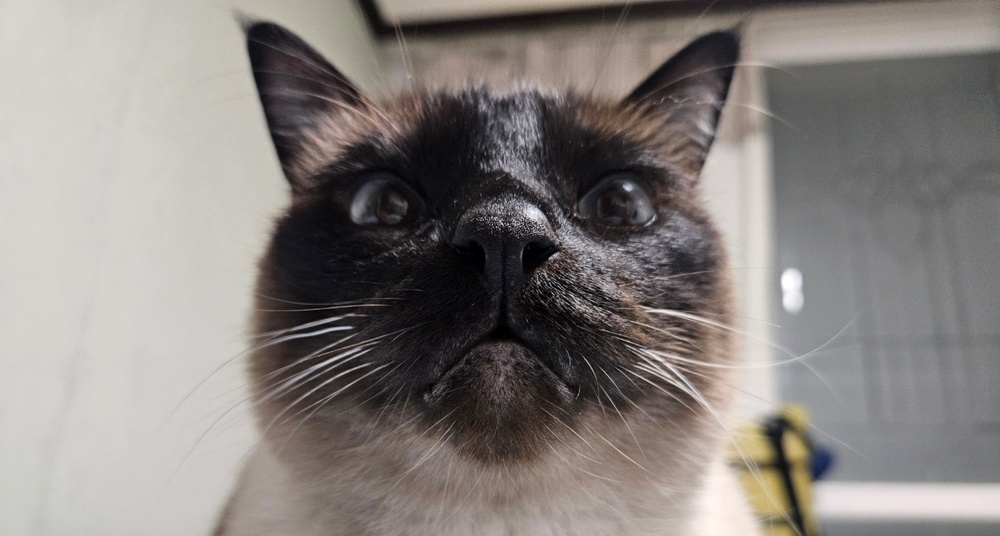
#> input picture cv_week6/happy_1.jpg, 1000 x 536 px, shrunk from 1400 x 751 before the run
$ python line_detect_soccer.py
#> lines starting #> are read from the running program, lines starting #| are printed output that depends on the picture; after the words box and inside, x2 and y2 are one past the last pixel; in counts of white or black regions, pixels touching at a corner belong together
import cv2 as cv
import numpy as np

img = cv.imread('happy_1.jpg') #영상 읽기
#> img is the input picture: shape (536, 1000, 3); mean B, G, R 125.8, 129.1, 134.3
gray = cv.cvtColor(img, cv.COLOR_BGR2GRAY)
canny = cv.Canny(gray, 100, 200)
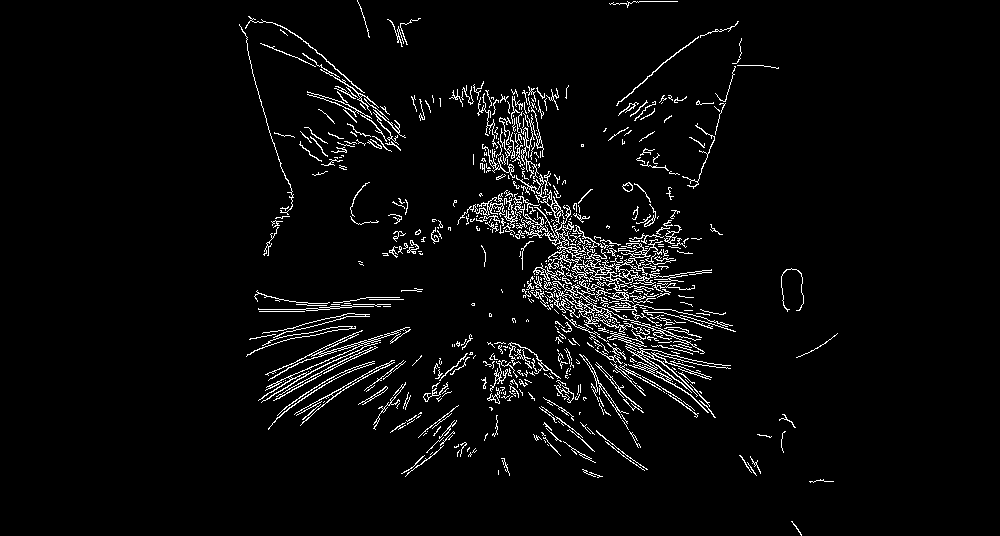
#> canny: shape (536, 1000); 3.9% white in thin lines or dots, all inside (x1, y1, x2, y2) = (239, 0, 838, 536)

contour, hierarchy = cv.findContours(canny, cv.RETR_LIST, cv.CHAIN_APPROX_NONE)
#> contour = 906 contours, 815 with area under 20; largest, box (x1, y1, x2, y2) and area: (504, 193, 712, 285) 1214, (258, 327, 410, 403) 658, (544, 279, 705, 354) 590, (625, 344, 731, 413) 322, (290, 342, 368, 379) 279

lcontour = []
for i in range(len(contour)):
    if contour[i].shape[0]>100: # 길이가 100보다 크면
        lcontour.append(contour[i])
#> after the loop, lcontour = 60 contours, 24 with area under 20; largest, box (x1, y1, x2, y2) and area: (504, 193, 712, 285) 1214, (258, 327, 410, 403) 658, (544, 279, 705, 354) 590, (625, 344, 731, 413) 322, (290, 342, 368, 379) 279

cv.drawContours(img, lcontour, -1, (0,255,0),3)
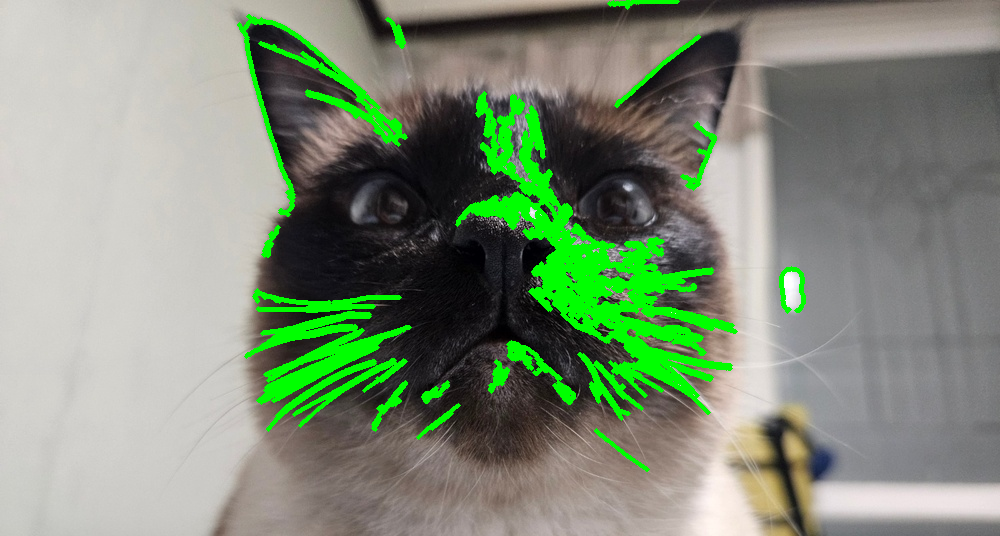
#> img: shape (536, 1000, 3); 7.38% of pixels changed, all inside (x1, y1, x2, y2) = (237, 0, 806, 472)

cv.imshow('Original with contours', img)
cv.imshow('Canny', canny)

cv.waitKey()
cv.destroyAllWindows()

$ run again, with cv_week6/grabcut.PNG saved as cv_week6/happy_1.jpg
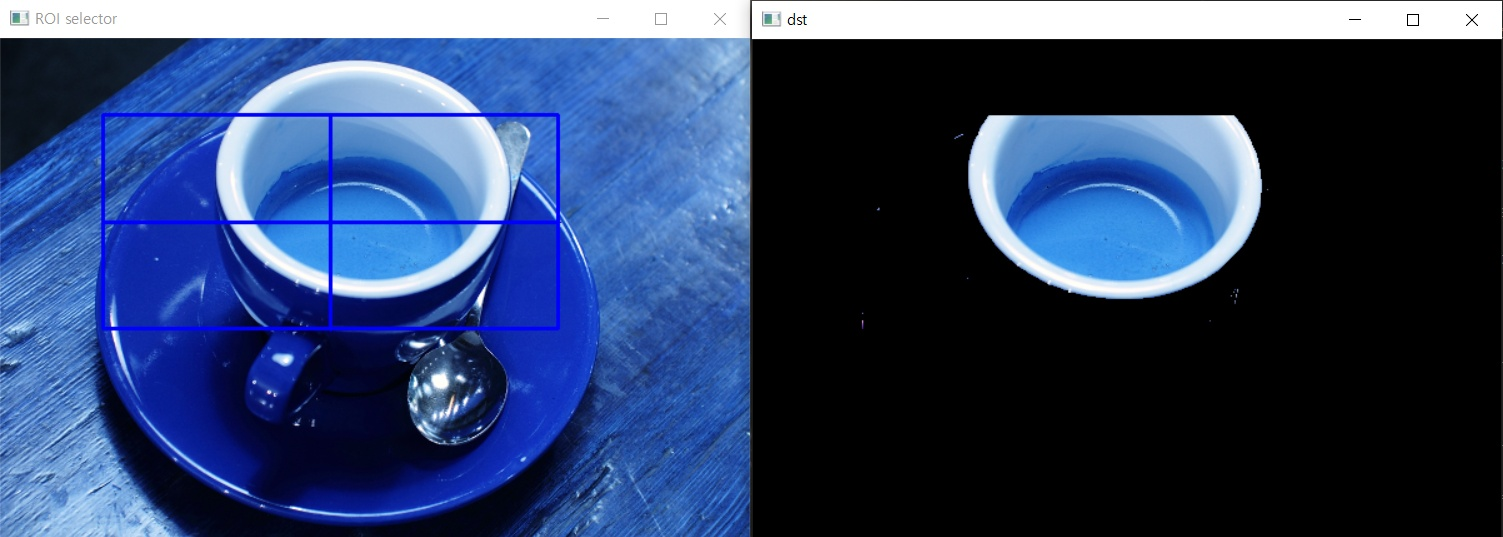
#> input picture cv_week6/grabcut.PNG, 1503 x 537 px
#> img is the input picture: shape (537, 1503, 3); mean B, G, R 104.5, 65.8, 47.3
#> `canny = cv.Canny(gray, 100, 200)`:
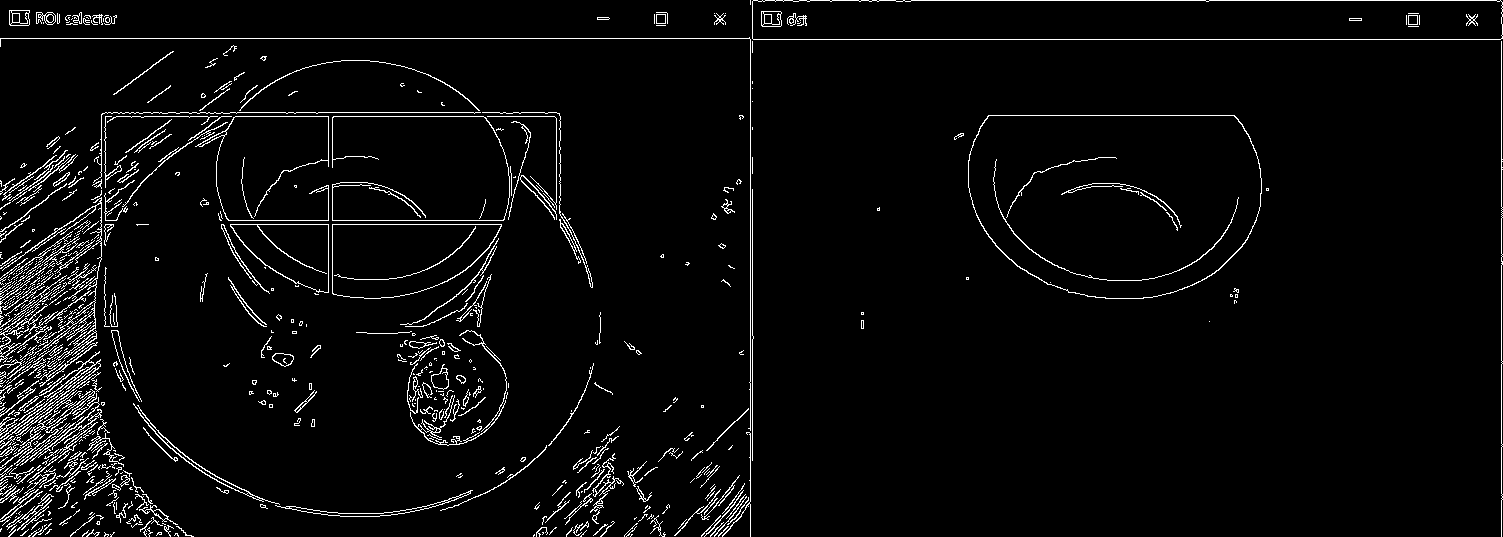
#> canny: shape (537, 1503); 3.8% white in thin lines or dots
#> contour = 971 contours, 823 with area under 20; largest, box (x1, y1, x2, y2) and area: (968, 115, 1262, 299) 45514, (968, 115, 1262, 299) 45350, (752, 0, 1503, 40) 29188, (752, 0, 1503, 40) 29188, (332, 224, 502, 299) 9906
#> after the loop `for i in range(len(contour)):`: lcontour = 86 contours, 20 with area under 20; largest, box (x1, y1, x2, y2) and area: (968, 115, 1262, 299) 45514, (968, 115, 1262, 299) 45350, (752, 0, 1503, 40) 29188, (752, 0, 1503, 40) 29188, (332, 224, 502, 299) 9906
#> `cv.drawContours(img, lcontour, -1, (0,255,0),3)`:
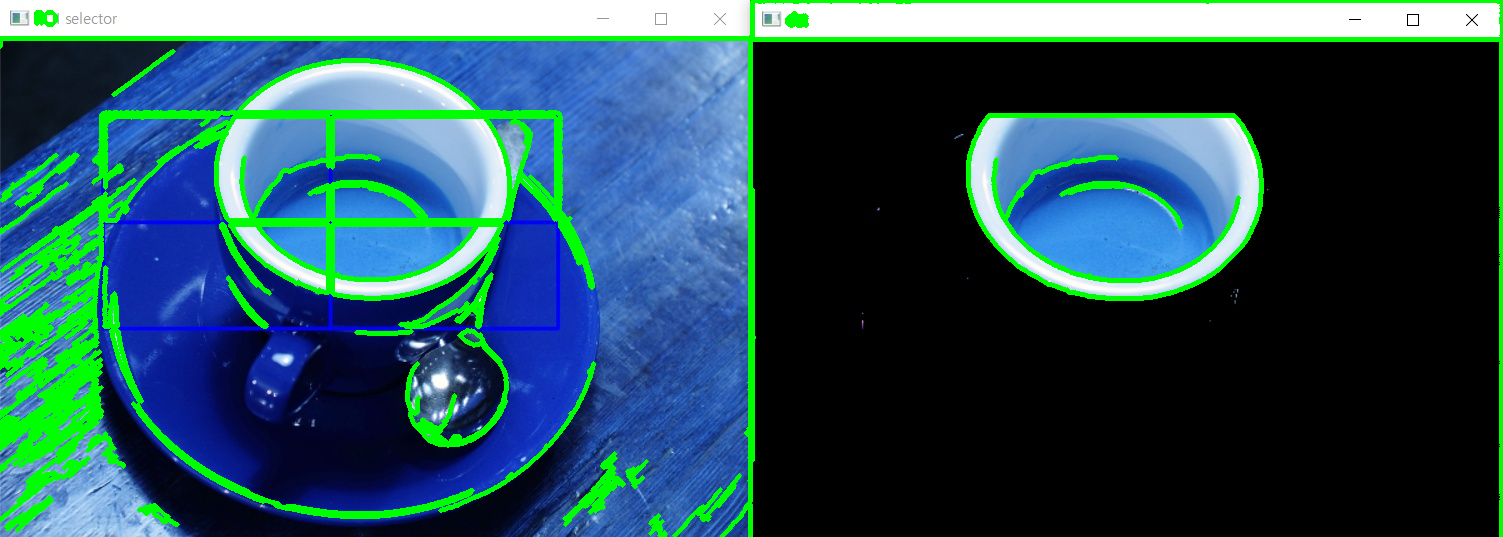
#> img: shape (537, 1503, 3); 9.35% of pixels changed, all inside (x1, y1, x2, y2) = (0, 0, 1503, 537)
